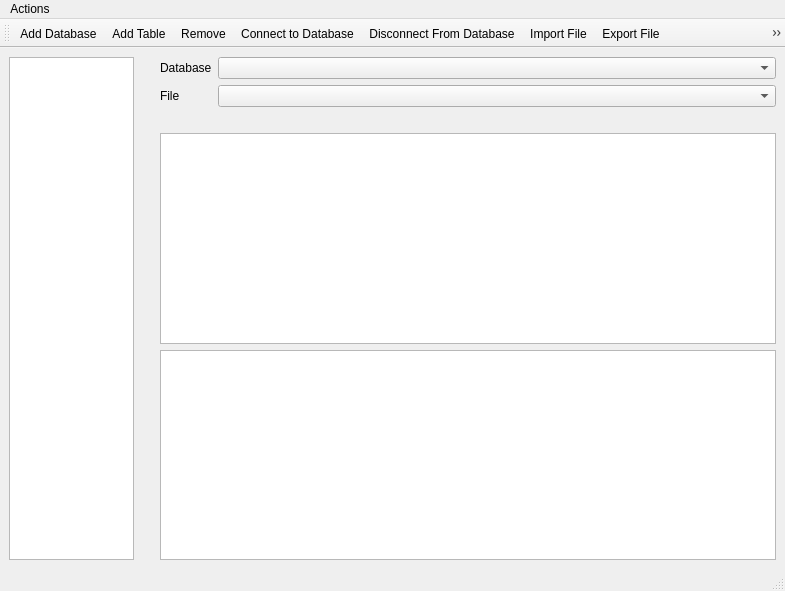
<?xml version="1.0" encoding="UTF-8"?>
<ui version="4.0">
 <class>DatabasesMainWindow</class>
 <widget class="QMainWindow" name="DatabasesMainWindow">
  <property name="geometry">
   <rect>
    <x>0</x>
    <y>0</y>
    <width>785</width>
    <height>591</height>
   </rect>
  </property>
  <property name="windowTitle">
   <string>Databases</string>
  </property>
  <widget class="QWidget" name="centralwidget">
   <layout class="QHBoxLayout" name="horizontalLayout_2">
    <item>
     <layout class="QHBoxLayout" name="horizontalLayout">
      <item>
       <widget class="QTreeView" name="treeView">
        <property name="sizePolicy">
         <sizepolicy hsizetype="Fixed" vsizetype="Expanding">
          <horstretch>0</horstretch>
          <verstretch>0</verstretch>
         </sizepolicy>
        </property>
        <property name="minimumSize">
         <size>
          <width>50</width>
          <height>0</height>
         </size>
        </property>
        <property name="maximumSize">
         <size>
          <width>125</width>
          <height>16777215</height>
         </size>
        </property>
       </widget>
      </item>
      <item>
       <spacer name="verticalSpacer">
        <property name="orientation">
         <enum>Qt::Vertical</enum>
        </property>
        <property name="sizeHint" stdset="0">
         <size>
          <width>20</width>
          <height>40</height>
         </size>
        </property>
       </spacer>
      </item>
      <item>
       <layout class="QGridLayout" name="gridLayout">
        <item row="2" column="0">
         <widget class="QTextEdit" name="textEdit">
          <property name="sizePolicy">
           <sizepolicy hsizetype="Expanding" vsizetype="Expanding">
            <horstretch>0</horstretch>
            <verstretch>0</verstretch>
           </sizepolicy>
          </property>
          <property name="maximumSize">
           <size>
            <width>16777215</width>
            <height>350</height>
           </size>
          </property>
         </widget>
        </item>
        <item row="3" column="0">
         <widget class="QTableView" name="tableView"/>
        </item>
        <item row="0" column="0">
         <layout class="QGridLayout" name="gridLayout_2">
          <item row="0" column="1">
           <widget class="QComboBox" name="comboBoxCurrentDatabase">
            <property name="toolTip">
             <string>Current database</string>
            </property>
           </widget>
          </item>
          <item row="0" column="0">
           <widget class="QLabel" name="labelCurrentDatabase">
            <property name="sizePolicy">
             <sizepolicy hsizetype="Fixed" vsizetype="Preferred">
              <horstretch>0</horstretch>
              <verstretch>0</verstretch>
             </sizepolicy>
            </property>
            <property name="text">
             <string>Database</string>
            </property>
           </widget>
          </item>
          <item row="1" column="1">
           <widget class="QComboBox" name="comboBoxCurrentFile">
            <property name="toolTip">
             <string>Currently open file</string>
            </property>
           </widget>
          </item>
          <item row="1" column="0">
           <widget class="QLabel" name="labelCurrentFile">
            <property name="sizePolicy">
             <sizepolicy hsizetype="Fixed" vsizetype="Preferred">
              <horstretch>0</horstretch>
              <verstretch>0</verstretch>
             </sizepolicy>
            </property>
            <property name="text">
             <string>File</string>
            </property>
           </widget>
          </item>
         </layout>
        </item>
        <item row="1" column="0">
         <spacer name="horizontalSpacer">
          <property name="orientation">
           <enum>Qt::Horizontal</enum>
          </property>
          <property name="sizeHint" stdset="0">
           <size>
            <width>40</width>
            <height>20</height>
           </size>
          </property>
         </spacer>
        </item>
       </layout>
      </item>
     </layout>
    </item>
   </layout>
  </widget>
  <widget class="QMenuBar" name="menubar">
   <property name="geometry">
    <rect>
     <x>0</x>
     <y>0</y>
     <width>785</width>
     <height>21</height>
    </rect>
   </property>
   <widget class="QMenu" name="menuFiles">
    <property name="title">
     <string>Actions</string>
    </property>
    <addaction name="actionAddDatabase"/>
    <addaction name="actionAddTable"/>
    <addaction name="actionConnectToDatabase"/>
    <addaction name="actionDisconnectFromDatabase"/>
    <addaction name="actionOpenFile"/>
    <addaction name="actionOpenQueryData"/>
    <addaction name="actionImportFile"/>
    <addaction name="actionExportFile"/>
    <addaction name="actionExecuteQuery"/>
    <addaction name="actionExecuteSelectedQuery"/>
    <addaction name="actionRefreshSchemas"/>
    <addaction name="actionRemove"/>
    <addaction name="actionSaveText"/>
    <addaction name="actionSaveTextAs"/>
   </widget>
   <addaction name="menuFiles"/>
  </widget>
  <widget class="QStatusBar" name="statusbar"/>
  <widget class="QToolBar" name="toolBar">
   <property name="windowTitle">
    <string>toolBar</string>
   </property>
   <attribute name="toolBarArea">
    <enum>TopToolBarArea</enum>
   </attribute>
   <attribute name="toolBarBreak">
    <bool>false</bool>
   </attribute>
   <addaction name="actionAddDatabase"/>
   <addaction name="actionAddTable"/>
   <addaction name="actionRemove"/>
   <addaction name="actionConnectToDatabase"/>
   <addaction name="actionDisconnectFromDatabase"/>
   <addaction name="actionImportFile"/>
   <addaction name="actionExportFile"/>
   <addaction name="actionRefreshSchemas"/>
   <addaction name="actionSaveText"/>
   <addaction name="actionSaveTextAs"/>
   <addaction name="actionOpenFile"/>
   <addaction name="actionExecuteQuery"/>
   <addaction name="actionExecuteSelectedQuery"/>
   <addaction name="actionOpenQueryData"/>
  </widget>
  <action name="actionAddDatabase">
   <property name="icon">
    <iconset>
     <normalon>:/standard_icons/add_database.png</normalon>
    </iconset>
   </property>
   <property name="text">
    <string>Add Database</string>
   </property>
   <property name="toolTip">
    <string>Add a database to the list</string>
   </property>
  </action>
  <action name="actionRemove">
   <property name="icon">
    <iconset resource="../../../icons/icons.qrc">
     <normaloff>:/standard_icons/delete.png</normaloff>:/standard_icons/delete.png</iconset>
   </property>
   <property name="text">
    <string>Remove </string>
   </property>
   <property name="toolTip">
    <string>Remove selected item from list, database, or table.</string>
   </property>
  </action>
  <action name="actionConnectToDatabase">
   <property name="icon">
    <iconset resource="../../../icons/icons.qrc">
     <normaloff>:/standard_icons/connected.png</normaloff>:/standard_icons/connected.png</iconset>
   </property>
   <property name="text">
    <string>Connect to Database</string>
   </property>
   <property name="toolTip">
    <string>Connect to selected database</string>
   </property>
  </action>
  <action name="actionDisconnectFromDatabase">
   <property name="icon">
    <iconset resource="../../../icons/icons.qrc">
     <normaloff>:/standard_icons/disconnected.png</normaloff>:/standard_icons/disconnected.png</iconset>
   </property>
   <property name="text">
    <string>Disconnect From Database</string>
   </property>
  </action>
  <action name="actionOpenFile">
   <property name="icon">
    <iconset resource="../../../icons/icons.qrc">
     <normaloff>:/standard_icons/add.png</normaloff>:/standard_icons/add.png</iconset>
   </property>
   <property name="text">
    <string>Open File</string>
   </property>
   <property name="toolTip">
    <string>Open a .sql file</string>
   </property>
  </action>
  <action name="actionImportFile">
   <property name="icon">
    <iconset resource="../../../icons/icons.qrc">
     <normaloff>:/standard_icons/import.png</normaloff>:/standard_icons/import.png</iconset>
   </property>
   <property name="text">
    <string>Import File</string>
   </property>
   <property name="toolTip">
    <string>Imports a file to the selected database/table</string>
   </property>
  </action>
  <action name="actionExportFile">
   <property name="icon">
    <iconset resource="../../../icons/icons.qrc">
     <normaloff>:/standard_icons/export_generic.png</normaloff>:/standard_icons/export_generic.png</iconset>
   </property>
   <property name="text">
    <string>Export File</string>
   </property>
   <property name="toolTip">
    <string>Export a table/database to file(s)</string>
   </property>
  </action>
  <action name="actionRefreshSchemas">
   <property name="icon">
    <iconset resource="../../../icons/icons.qrc">
     <normaloff>:/standard_icons/refresh.png</normaloff>:/standard_icons/refresh.png</iconset>
   </property>
   <property name="text">
    <string>Refresh Schemas</string>
   </property>
   <property name="toolTip">
    <string>Refresh database schema(s)</string>
   </property>
  </action>
  <action name="actionSaveText">
   <property name="icon">
    <iconset resource="../../../icons/icons.qrc">
     <normaloff>:/standard_icons/save.png</normaloff>:/standard_icons/save.png</iconset>
   </property>
   <property name="text">
    <string>Save File</string>
   </property>
   <property name="toolTip">
    <string>Saves text in the text editor to file</string>
   </property>
  </action>
  <action name="actionSaveTextAs">
   <property name="icon">
    <iconset resource="../../../icons/icons.qrc">
     <normaloff>:/standard_icons/saveas.png</normaloff>:/standard_icons/saveas.png</iconset>
   </property>
   <property name="text">
    <string>Save File As</string>
   </property>
   <property name="toolTip">
    <string>Save text in the editor to a new file</string>
   </property>
  </action>
  <action name="actionAddTable">
   <property name="icon">
    <iconset resource="../../../icons/icons.qrc">
     <normaloff>:/standard_icons/insert_table.png</normaloff>:/standard_icons/insert_table.png</iconset>
   </property>
   <property name="text">
    <string>Add Table</string>
   </property>
  </action>
  <action name="actionExecuteQuery">
   <property name="icon">
    <iconset resource="../../../icons/icons.qrc">
     <normaloff>:/standard_icons/lightning.png</normaloff>:/standard_icons/lightning.png</iconset>
   </property>
   <property name="text">
    <string>Execute Query</string>
   </property>
   <property name="toolTip">
    <string>Execute current Query</string>
   </property>
  </action>
  <action name="actionExecuteSelectedQuery">
   <property name="icon">
    <iconset>
     <activeon>:/standard_icons/lightning2.png</activeon>
    </iconset>
   </property>
   <property name="text">
    <string>Execute Selected Query</string>
   </property>
   <property name="toolTip">
    <string>Excecute only the selected SQL</string>
   </property>
  </action>
  <action name="actionOpenQueryData">
   <property name="icon">
    <iconset>
     <activeon>:/standard_icons/spreadsheet.png</activeon>
    </iconset>
   </property>
   <property name="text">
    <string>Open Query Data</string>
   </property>
   <property name="toolTip">
    <string>Opens the current result query to a file view</string>
   </property>
  </action>
 </widget>
 <resources>
  <include location="../../../icons/icons.qrc"/>
 </resources>
 <connections/>
</ui>
